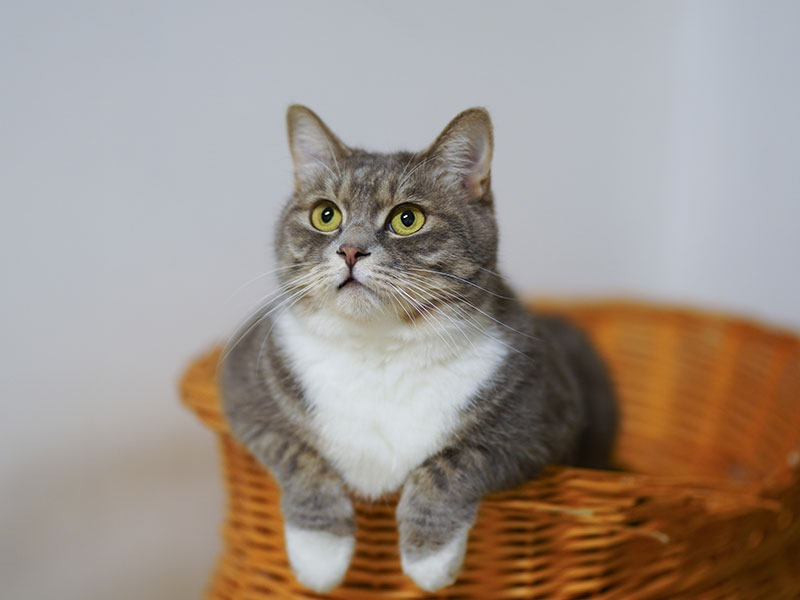
#> input picture gato.jpeg, 800 x 600 px
$ jupyter execute --allow-errors 'Tarea_2_ML_vf (2024).ipynb'
#> lines starting #> are read from the running program, lines starting #| are printed output that depends on the picture
#> the answer given: gato.jpeg
<div>

    <br>
    <strong>Universidad del Desarrollo</strong><br>
    <em>Magíster en Data Science</em><br>
    <em>Profesor: Tomás Fontecilla</em><br>
</div>

# Tarea 2: Machine Learning

**Fecha de Entrega**: 28 de septiembre de 2024

**Objetivos:**
  - En este laboratorio deberá utilizar los algoritmos KMeans, Clustering Jerárquico y Gaussian Mixtures. Deberá subir una
foto escogida por su grupo en formato .npg y:
  - Obtener su escala de colores (mínimo 3 colores y máximo el ideal comparativo encontrado por scree-plot).
  - Recomponer la imagen exclusivamente con esa escala reducida

**Nombres de los estudiantes**:
<ul>
  <li>Scarlett Conejeros Rojas</li>
  <li>Andrés Perez Carvajal</li>
  <li>Javiera Santana Abasolo</li>
  <li>Ingrid Solís González</li>
</ul>


[cell 1]
# Importar bibliotecas a utilizar
# codigo correcto
import numpy as np
import matplotlib.pyplot as plt
from sklearn.cluster import KMeans, AgglomerativeClustering
from sklearn.mixture import GaussianMixture
from sklearn.preprocessing import StandardScaler
from skimage import io
from skimage.transform import resize
from skimage.color import gray2rgb, rgba2rgb

# Cargar y preprocesar la imagen
def cargar_imagen(ruta):
#> called with ruta = 'gato.jpeg'
    imagen = io.imread(ruta)
#> imagen is the input picture: shape (600, 800, 3); mean R, G, B 159.3, 147.9, 139.3

    # Convertir a RGB si es necesario
    if len(imagen.shape) == 2:  # Imagen en escala de grises
        imagen = gray2rgb(imagen)
    elif imagen.shape[2] == 4:  # Imagen RGBA
        imagen = rgba2rgb(imagen)

    return resize(imagen, (256, 256))
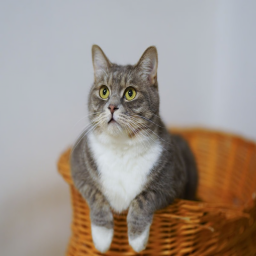
#> returned value: shape (256, 256, 3) float64; mean of channels 0, 1, 2 0.625, 0.58, 0.546; drawn as R, G, B

# Convertir imagen a array 2D de píxeles
def imagen_a_2d(imagen):
    return imagen.reshape(-1, imagen.shape[-1])

# Determinar número óptimo de clusters con scree plot
def scree_plot(data, max_clusters=10):
#> called with data = array of shape (65536, 3), max_clusters = 10
    inertias = []
    for k in range(1, max_clusters + 1):
        kmeans = KMeans(n_clusters=k, random_state=42, n_init=10)
        kmeans.fit(data)
        inertias.append(kmeans.inertia_)
#> after the loop, inertias = [196608, 44674, 25733, 17096, 11753.1, 9366.9, 7661.9, 6330.4, 5081.3, 4440.1]

    plt.figure(figsize=(10, 5))
    plt.plot(range(1, max_clusters + 1), inertias, marker='o')
    plt.xlabel('Número de clusters')
    plt.ylabel('Inercia')
    plt.title('Scree Plot')
    plt.show()
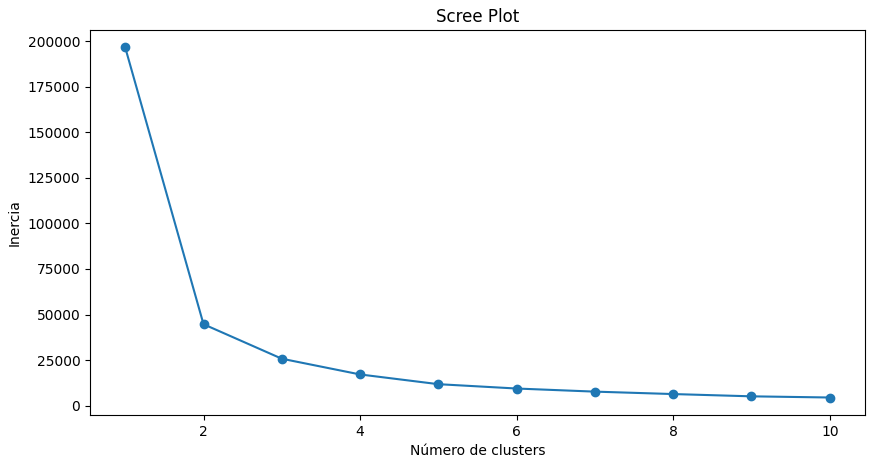
#> figure drawn by matplotlib, 1 panel; curve peaks at x = 1, y = 196608

# Realizar clustering con KMeans
def kmeans_clustering(data, n_clusters):
    kmeans = KMeans(n_clusters=n_clusters, random_state=42, n_init=10)
    labels = kmeans.fit_predict(data)
    return kmeans.cluster_centers_, labels

# Realizar clustering jerárquico
def clustering_jerarquico(data, n_clusters):
    clustering = AgglomerativeClustering(n_clusters=n_clusters)
    labels = clustering.fit_predict(data)
    return labels

# Realizar clustering con mezclas gaussianas
def gaussian_mixture(data, n_components):
    gm = GaussianMixture(n_components=n_components, random_state=42)
    labels = gm.fit_predict(data)
    return gm.means_, labels

# Recomponer la imagen con la paleta reducida
def recomponer_imagen(imagen_original, labels, paleta):
    imagen_plana = imagen_a_2d(imagen_original)
    nueva_imagen = np.zeros_like(imagen_plana)
    for i, label in enumerate(labels):
        nueva_imagen[i] = paleta[label]
    return nueva_imagen.reshape(imagen_original.shape)

# Función principal
def main(ruta_imagen):
    # Cargar imagen
    imagen = cargar_imagen(ruta_imagen)
    plt.figure(figsize=(5, 5))
    plt.imshow(imagen)
    plt.title("Imagen original")
    plt.show()

    # Preprocesar datos
    datos = imagen_a_2d(imagen)

    # Ajustar el StandardScaler
    scaler = StandardScaler()  # Instancia que ajusta los datos
    datos_normalizados = scaler.fit_transform(datos)

    # Scree plot para determinar número óptimo de clusters
    scree_plot(datos_normalizados)
    n_clusters = int(input("Ingrese el número óptimo de clusters basado en el scree plot: "))
#> the answer given: 3

    # KMeans
    paleta_kmeans, labels_kmeans = kmeans_clustering(datos_normalizados, n_clusters)
#> paleta_kmeans = [[-2.07, -1.78, -1.52], [0.58, 0.674, 0.68], [-0.431, -0.896, -1.08]]
    # Desescalar los centroides a su valor original utilizando el scaler ya ajustado
    paleta_kmeans_original = scaler.inverse_transform(paleta_kmeans)  # Cambiado
#> paleta_kmeans_original = [[0.315, 0.214, 0.127], [0.711, 0.719, 0.733], [0.56, 0.396, 0.25]]
    imagen_kmeans = recomponer_imagen(imagen, labels_kmeans, paleta_kmeans_original)
#> in recomponer_imagen, `return nueva_imagen.reshape(imagen_original.shape)`:
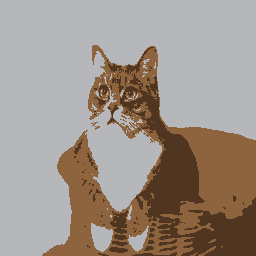
#> returned value: shape (256, 256, 3) float64; mean of channels 0, 1, 2 0.625, 0.58, 0.546; drawn as R, G, B

    # Clustering Jerárquico
    labels_jerarquico = clustering_jerarquico(datos_normalizados, n_clusters)
#> the answer given: gato.jpeg
    paleta_jerarquico = np.array([datos[labels_jerarquico == i].mean(axis=0) for i in range(n_clusters)])

    # Desescalar la paleta del clustering jerárquico usando el mismo scaler
    paleta_jerarquico_original = scaler.inverse_transform(paleta_jerarquico)  # Cambiado
    imagen_jerarquico = recomponer_imagen(imagen, labels_jerarquico, paleta_jerarquico_original)

    # Gaussian Mixture
    paleta_gm, labels_gm = gaussian_mixture(datos_normalizados, n_clusters)

    # Desescalar la paleta de Gaussian Mixture usando el mismo scaler
    paleta_gm_original = scaler.inverse_transform(paleta_gm)  # Cambiado
    imagen_gm = recomponer_imagen(imagen, labels_gm, paleta_gm_original)

    # Visualizar resultados
    fig, axs = plt.subplots(2, 2, figsize=(15, 15))
    axs[0, 0].imshow(imagen)
    axs[0, 0].set_title("Original")
    axs[0, 1].imshow(imagen_kmeans)
    axs[0, 1].set_title("KMeans")
    axs[1, 0].imshow(imagen_jerarquico)
    axs[1, 0].set_title("Clustering Jerárquico")
    axs[1, 1].imshow(imagen_gm)
    axs[1, 1].set_title("Gaussian Mixture")
    plt.tight_layout()
    plt.show()

    # Mostrar paletas de colores
    fig, axs = plt.subplots(1, 3, figsize=(15, 5))
    axs[0].imshow([paleta_kmeans_original])  # Cambiado
    axs[0].set_title("Paleta KMeans")
    axs[1].imshow([paleta_jerarquico_original])  # Cambiado
    axs[1].set_title("Paleta Clustering Jerárquico")
    axs[2].imshow([paleta_gm_original])  # Cambiado
    axs[2].set_title("Paleta Gaussian Mixture")
    plt.tight_layout()
    plt.show()


#> (the rest of this cell did not finish here and is left out)

**Conclusiones:**
La tarea permitió reducir la paleta de colores de la imagen, esto en base a un análisis para determinar un número óptimo de colores mediante el scree-plot. De esta forma, se mnatiene, se ve qué algoritmos utilizar para simplificar imágenes sin perder significativamente su calidad. Ahora, si bien al recomponer la imagen utilizando la paleta reducida obtenida por KMeans, se mantienen los detalles principales de la imagen, se observa que la reducción de colores mostró diferencias en áreas con tonos similares, evidenciando la limitación de la segmentación.


Al hacer la comparación de métodos de clustering, el análisis jerárquico proporcionó una visión alternativa de la segmentación de la imagen. que si bien fue más útil para identificar relaciones jerárquicas ,fue menos práctico al reducir la paleta de colores.


El modelo de Gaussian Mixtures ofreció una segmentación más suave en comparación con KMeans, entregando una restauración de la imagen más natural y con transiciones de color menos abruptas.

La paleta de colores resultante de cada método refleja diferentes enfoques para reducir la cantidad de colores presentes en la imagen. Mientras que KMeans tiende a agrupar colores dominantes de manera abrupta, el Clustering Jerárquico y GMM tienden a ser más precisos con la segmentación espacial o la distribución estadística del color. Dependiendo del objetivo (simplificación, suavidad, o precisión en los detalles), cada método puede ser útil para diferentes aplicaciones de análisis de imágenes.

[cell 2]
import numpy as np
import matplotlib.pyplot as plt
from sklearn.cluster import KMeans, AgglomerativeClustering
from sklearn.mixture import GaussianMixture
from sklearn.preprocessing import StandardScaler
from skimage import io
from skimage.transform import resize
from skimage.color import gray2rgb, rgba2rgb

# Cargar y preprocesar la imagen
def cargar_imagen(ruta):
#> called with ruta = 'gato.jpeg'
    imagen = io.imread(ruta)

    # Convertir a RGB si es necesario
    if len(imagen.shape) == 2:  # Imagen en escala de grises
        imagen = gray2rgb(imagen)
    elif imagen.shape[2] == 4:  # Imagen RGBA
        imagen = rgba2rgb(imagen)

    return resize(imagen, (100, 100))
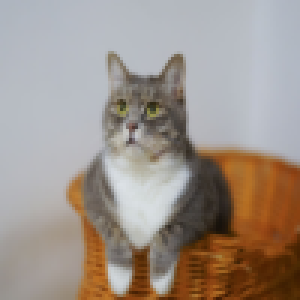
#> returned value: shape (100, 100, 3) float64 (shown 3 times larger); mean of channels 0, 1, 2 0.625, 0.58, 0.546; drawn as R, G, B

# Convertir imagen a array 2D de píxeles
def imagen_a_2d(imagen):
    return imagen.reshape(-1, imagen.shape[-1])

# Determinar número óptimo de clusters con scree plot
def scree_plot(data, max_clusters=10):
#> called with data = array of shape (10000, 3), max_clusters = 10
    inertias = []
    for k in range(1, max_clusters + 1):
        kmeans = KMeans(n_clusters=k, random_state=42)
        kmeans.fit(data)
        inertias.append(kmeans.inertia_)
#> after the loop, inertias = [30000, 6758.1, 3997, 2666.8, 2396.5, 1528.4, 1163.1, 961.6, 775.5, 680.1]

    plt.figure(figsize=(10, 5))
    plt.plot(range(1, max_clusters + 1), inertias, marker='o')
    plt.xlabel('Número de clusters')
    plt.ylabel('Inercia')
    plt.title('Scree Plot')
    plt.show()
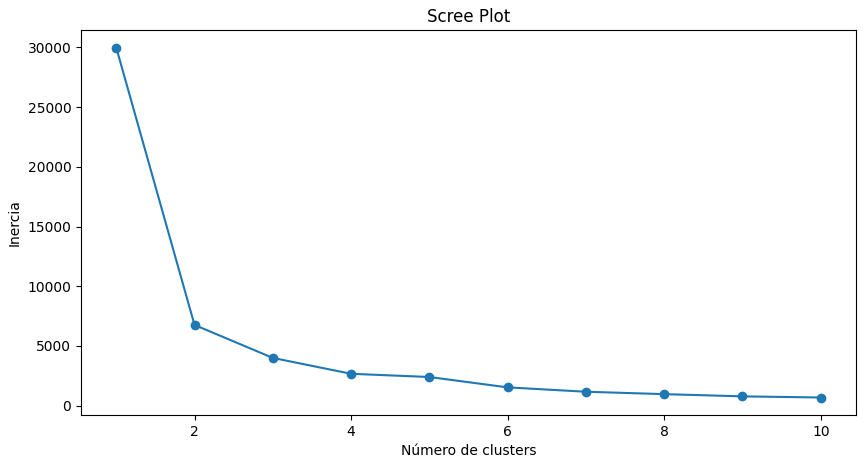
#> figure drawn by matplotlib, 1 panel; curve peaks at x = 1, y = 30000

# Realizar clustering con KMeans
def kmeans_clustering(data, n_clusters):
    kmeans = KMeans(n_clusters=n_clusters, random_state=42)
    labels = kmeans.fit_predict(data)
    return kmeans.cluster_centers_, labels

# Realizar clustering jerárquico
def clustering_jerarquico(data, n_clusters):
    clustering = AgglomerativeClustering(n_clusters=n_clusters)
    labels = clustering.fit_predict(data)
    return labels

# Realizar clustering con mezclas gaussianas
def gaussian_mixture(data, n_components):
    gm = GaussianMixture(n_components=n_components, random_state=42)
    labels = gm.fit_predict(data)
    return gm.means_, labels

# Recomponer la imagen con la paleta reducida
def recomponer_imagen(imagen_original, labels, paleta):
    imagen_plana = imagen_a_2d(imagen_original)
    nueva_imagen = np.zeros_like(imagen_plana)
    for i, label in enumerate(labels):
        nueva_imagen[i] = paleta[label]
    return nueva_imagen.reshape(imagen_original.shape)

# Función principal
def main(ruta_imagen):
    # Cargar imagen
    imagen = cargar_imagen(ruta_imagen)
    plt.figure(figsize=(5, 5))
    plt.imshow(imagen)
    plt.title("Imagen original")
    plt.show()

    # Preprocesar datos
    datos = imagen_a_2d(imagen)
    datos_normalizados = StandardScaler().fit_transform(datos)

    # Scree plot para determinar número óptimo de clusters
    scree_plot(datos_normalizados)
    n_clusters = int(input("Ingrese el número óptimo de clusters basado en el scree plot: "))
#> the answer given: 3

    # KMeans
    paleta_kmeans, labels_kmeans = kmeans_clustering(datos_normalizados, n_clusters)
#> in kmeans_clustering, `labels = kmeans.fit_predict(data)`: labels = 10000 values, max 2 at index 2544, min 0 at index 1836, mean 0.916
#> paleta_kmeans = [[-0.461, -0.882, -1.04], [0.592, 0.681, 0.685], [-2.03, -1.77, -1.53]]; labels_kmeans has the same summary as labels in kmeans_clustering
    imagen_kmeans = recomponer_imagen(imagen, labels_kmeans, paleta_kmeans)
#> in recomponer_imagen, `return nueva_imagen.reshape(imagen_original.shape)`:
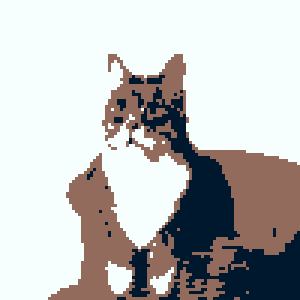
#> returned value: shape (100, 100, 3) float64 (shown 3 times larger); mean of channels 0, 1, 2 0.000995, 0.000756, 0.000591; drawn with min black and max white

    # Clustering Jerárquico
    labels_jerarquico = clustering_jerarquico(datos_normalizados, n_clusters)
#> in clustering_jerarquico, `labels = clustering.fit_predict(data)`: labels = 10000 values, max 2 at index 2643, min 0 at index 0, mean 0.408
#> labels_jerarquico has the same summary as labels in clustering_jerarquico
    paleta_jerarquico = np.array([datos[labels_jerarquico == i].mean(axis=0) for i in range(n_clusters)])
#> paleta_jerarquico = [[0.705, 0.709, 0.718], [0.52, 0.35, 0.206], [0.277, 0.202, 0.133]]
    imagen_jerarquico = recomponer_imagen(imagen, labels_jerarquico, paleta_jerarquico)
#> in recomponer_imagen (call 2), `return nueva_imagen.reshape(imagen_original.shape)`:
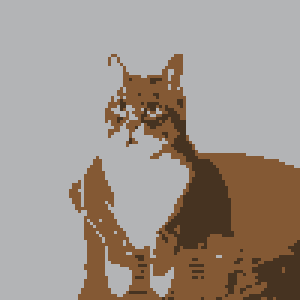
#> returned value: shape (100, 100, 3) float64 (shown 3 times larger); mean of channels 0, 1, 2 0.625, 0.58, 0.546; drawn as R, G, B

    # Gaussian Mixture
    paleta_gm, labels_gm = gaussian_mixture(datos_normalizados, n_clusters)
#> in gaussian_mixture, `labels = gm.fit_predict(data)`: labels = 10000 values, max 2 at index 1736, min 0 at index 3439, mean 1.15
#> paleta_gm = [[-0.733, -1.41, -1.62], [0.644, 0.762, 0.793], [-0.414, -0.19, -0.112]]; labels_gm has the same summary as labels in gaussian_mixture
    imagen_gm = recomponer_imagen(imagen, labels_gm, paleta_gm)
#> in recomponer_imagen (call 3), `return nueva_imagen.reshape(imagen_original.shape)`:
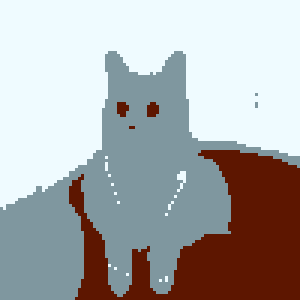
#> returned value: shape (100, 100, 3) float64 (shown 3 times larger); mean of channels 0, 1, 2 0.00313, 0.00272, 0.00255; drawn with min black and max white

    # Visualizar resultados
    fig, axs = plt.subplots(2, 2, figsize=(15, 15))
    axs[0, 0].imshow(imagen)
    axs[0, 0].set_title("Original")
    axs[0, 1].imshow(imagen_kmeans)
    axs[0, 1].set_title("KMeans")
    axs[1, 0].imshow(imagen_jerarquico)
    axs[1, 0].set_title("Clustering Jerárquico")
    axs[1, 1].imshow(imagen_gm)
    axs[1, 1].set_title("Gaussian Mixture")
    plt.tight_layout()
    plt.show()
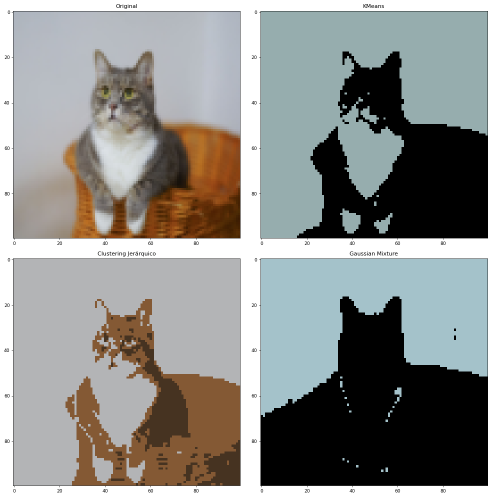
#> figure drawn by matplotlib, 4 panels

    # Mostrar paletas de colores
    fig, axs = plt.subplots(1, 3, figsize=(15, 5))
    axs[0].imshow([paleta_kmeans])
    axs[0].set_title("Paleta KMeans")
    axs[1].imshow([paleta_jerarquico])
    axs[1].set_title("Paleta Clustering Jerárquico")
    axs[2].imshow([paleta_gm])
    axs[2].set_title("Paleta Gaussian Mixture")
    plt.tight_layout()
    plt.show()
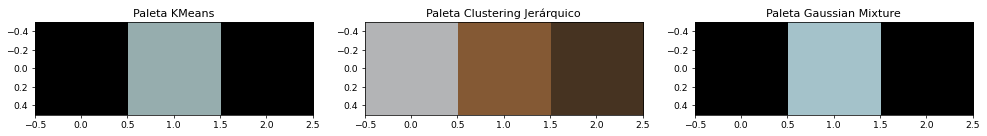
#> figure drawn by matplotlib, 3 panels

if __name__ == "__main__":
    ruta_imagen = input("Ingrese la ruta de la imagen .png: ")
    main(ruta_imagen)
